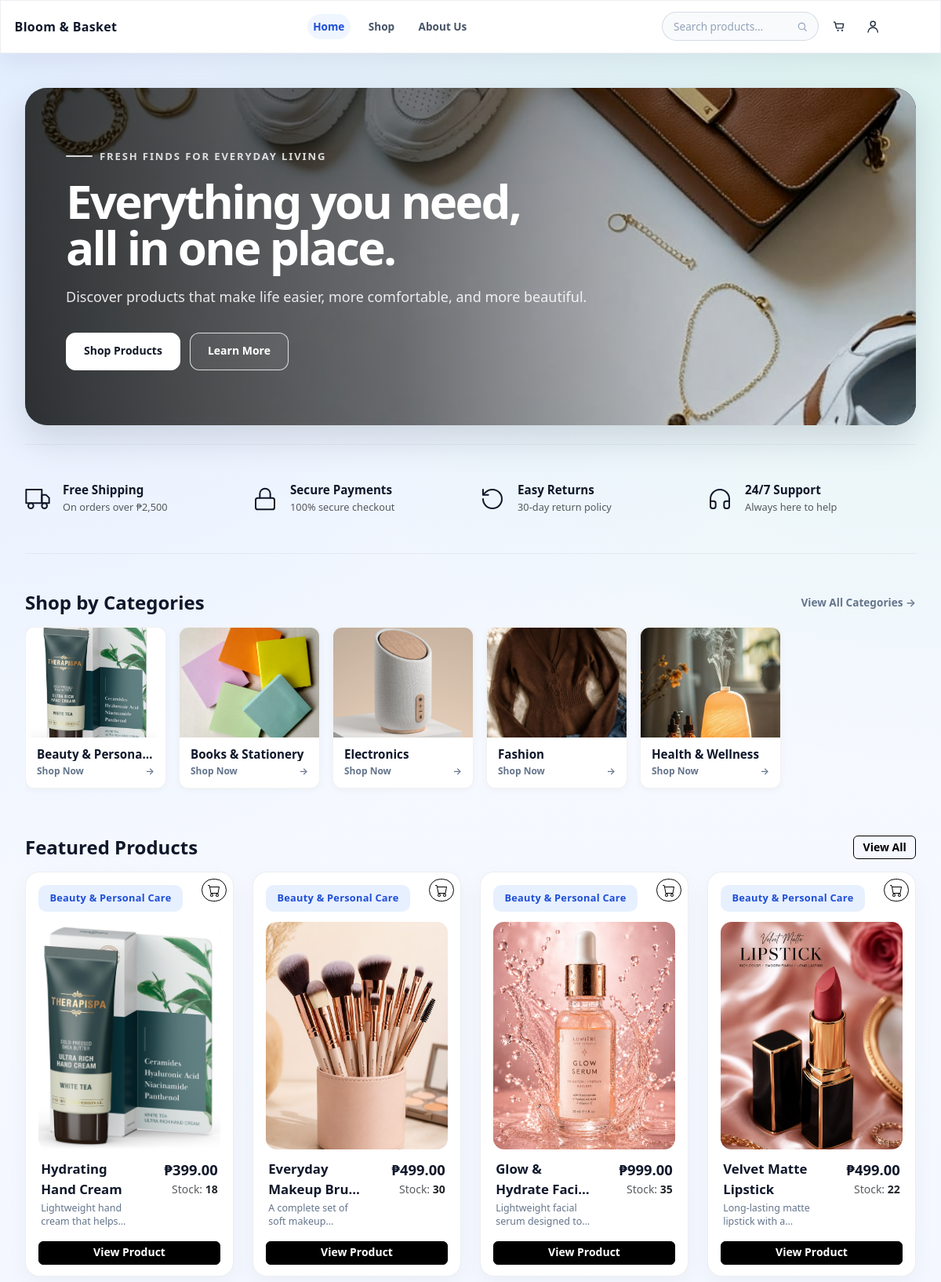
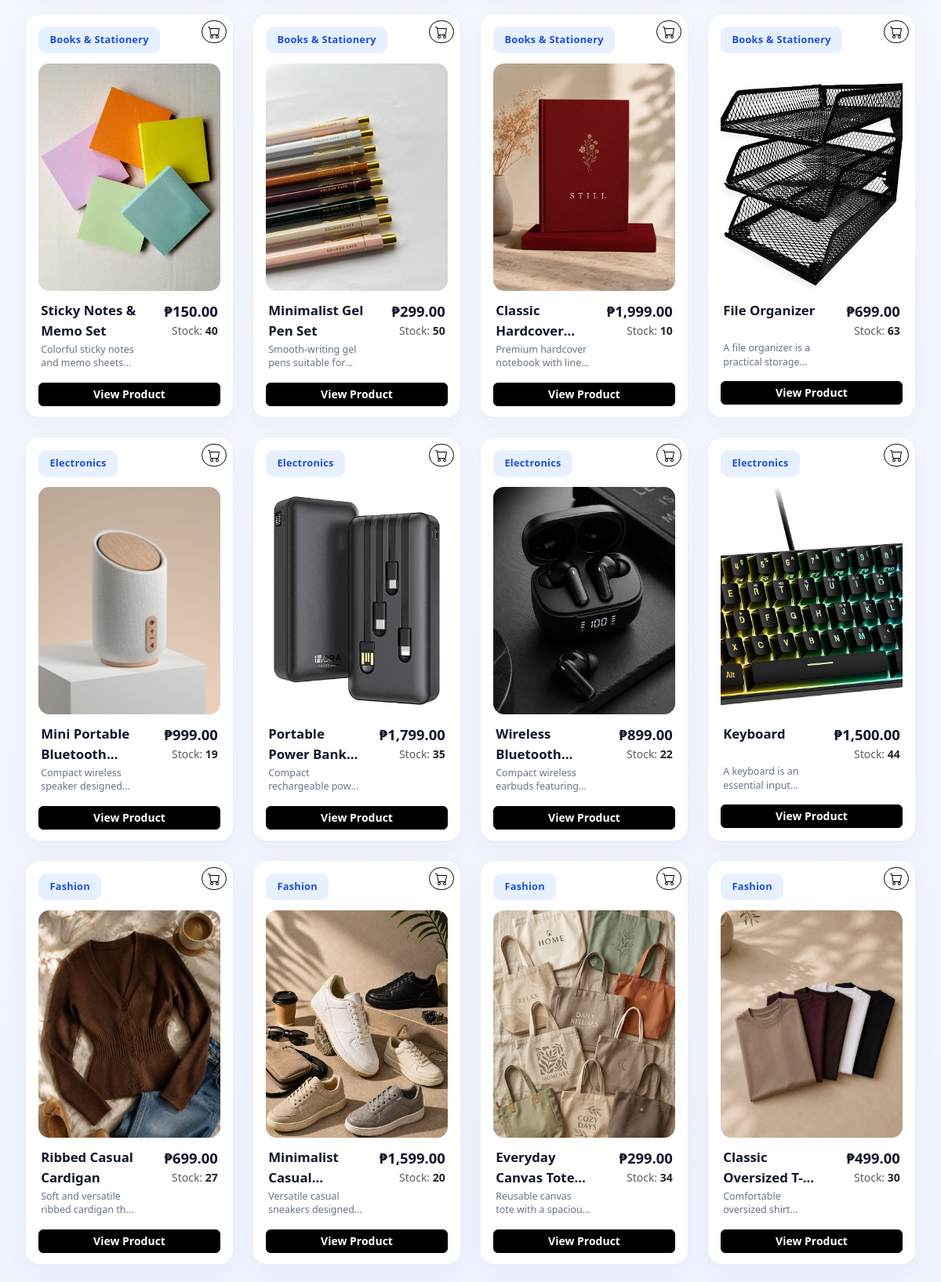
The page / (upper part) on the database its author committed (2 pictures, top to bottom).
### tables this page shows
CREATE TABLE `categories` (
  `category_id` int(11) NOT NULL AUTO_INCREMENT,
  `category_name` varchar(100) NOT NULL,
  `description` varchar(255) DEFAULT NULL,
  `created_at` timestamp NOT NULL DEFAULT current_timestamp(),
  PRIMARY KEY (`category_id`)
);

CREATE TABLE `products` (
  `product_id` int(11) NOT NULL AUTO_INCREMENT,
  `category_id` int(11) NOT NULL,
  `created_by` int(11) DEFAULT NULL,
  `updated_by` int(11) DEFAULT NULL,
  `product_name` varchar(150) NOT NULL,
  `description` text DEFAULT NULL,
  `price` decimal(10,2) NOT NULL,
  `stock_quantity` int(11) NOT NULL DEFAULT 0,
  `image_url` varchar(255) DEFAULT NULL,
  `created_at` timestamp NOT NULL DEFAULT current_timestamp(),
  PRIMARY KEY (`product_id`),
  KEY `fk_products_category` (`category_id`),
  KEY `fk_products_created_by` (`created_by`),
  KEY `fk_products_updated_by` (`updated_by`),
  CONSTRAINT `fk_products_category` FOREIGN KEY (`category_id`) REFERENCES `categories` (`category_id`) ON DELETE CASCADE ON UPDATE CASCADE,
  CONSTRAINT `fk_products_created_by` FOREIGN KEY (`created_by`) REFERENCES `admins` (`admin_id`) ON DELETE SET NULL ON UPDATE CASCADE,
  CONSTRAINT `fk_products_updated_by` FOREIGN KEY (`updated_by`) REFERENCES `admins` (`admin_id`) ON DELETE SET NULL ON UPDATE CASCADE
);

### index.php (the view, shortened to what this page needs)
<?php
$conn = getConnection();
$heroImage = 'assets/hero-photo.png';
$categoryRows = $conn->query(
    'SELECT category_id, category_name, description
     FROM categories
     ORDER BY category_name ASC'
)->fetch_all(MYSQLI_ASSOC);
$categoryHighlights = [];
foreach ($categoryRows as $category) {
    $stmt = $conn->prepare(
        'SELECT product_id, product_name, description, price, stock_quantity, image_url
         FROM products
         WHERE category_id = ?
         ORDER BY product_id DESC
         LIMIT 1'
    );
    $stmt->bind_param('i', $category['category_id']);
    $stmt->execute();
    $product = $stmt->get_result()->fetch_assoc();
    $categoryHighlights[] = [
        'category' => $category,
        'product' => $product,
    ];
}
$featuredProducts = $conn->query(
    'SELECT p.product_id, p.product_name, p.description, p.price, p.stock_quantity, p.image_url,
            p.category_id, c.category_name
     FROM products p
     INNER JOIN categories c ON p.category_id = c.category_id
    ORDER BY c.category_name ASC, p.created_at DESC, p.product_id DESC'
)->fetch_all(MYSQLI_ASSOC);
?>
<!DOCTYPE html>
<html lang="en">
<head>
    <link rel="stylesheet" href="https://cdn.jsdelivr.net/npm/bootstrap@5.3.3/dist/css/bootstrap.min.css">
    <link rel="stylesheet" href="assets/style.css">
    <link rel="stylesheet" href="assets/customer.css">
</head>
<body class="customer-ui customer-page">
<?php $customerActivePage = 'home'; require_once 'includes/customer_nav.php'; ?>
<div id="main-content">
    <div class="page-content">
        <section class="custom-hero mb-4">
            <img
                src="<?= htmlspecialchars($heroImage) ?>"
                alt="Featured products"
                class="custom-hero-image"
            >
            <div class="custom-hero-overlay"></div>
            <div class="custom-hero-content">
                <div class="custom-hero-eyebrow">Fresh finds for everyday living</div>
                <h1>
                    <span class="hero-line">Everything you need,</span>
                    <span class="hero-line">all in one place.</span>
                </h1>
                <p>Discover products that make life easier, more comfortable, and more beautiful.</p>
                <div class="custom-hero-actions">
                    <a href="shop.php" class="btn btn-light">Shop Products</a>
                    <a href="about_us.php" class="btn btn-outline-light">Learn More</a>
                </div>
            </div>
        </section>
        <section class="features-bar py-4 py-md-5 mb-5" style="border-bottom: 1px solid rgba(0,0,0,0.05); border-top: 1px solid rgba(0,0,0,0.05);">
            <div class="row g-4 text-center text-md-start justify-content-center">
                <div class="col-6 col-md-3 d-flex flex-column flex-md-row align-items-center justify-content-center justify-content-md-start gap-3">
                    <div class="feature-icon" style="color: #0f172a;">
                    </div>
                    <div>
                        <h6 class="mb-0 fw-bold" style="color: #0f172a; font-size: 0.95rem;">Free Shipping</h6>
                        <span class="text-muted" style="font-size: 0.8rem;">On orders over ₱2,500</span>
                    </div>
                </div>
                <div class="col-6 col-md-3 d-flex flex-column flex-md-row align-items-center justify-content-center justify-content-md-start gap-3">
                    <div class="feature-icon" style="color: #0f172a;">
                        <svg xmlns="http://www.w3.org/2000/svg" width="32" height="32" fill="none" stroke="currentColor" stroke-width="1.5" stroke-linecap="round" stroke-linejoin="round" viewBox="0 0 24 24">
                            <rect x="3" y="11" width="18" height="11" rx="2" ry="2"></rect>
                            <path d="M7 11V7a5 5 0 0 1 10 0v4"></path>
                        </svg>
                    </div>
                    <div>
                        <h6 class="mb-0 fw-bold" style="color: #0f172a; font-size: 0.95rem;">Secure Payments</h6>
                        <span class="text-muted" style="font-size: 0.8rem;">100% secure checkout</span>
                    </div>
                </div>
                <div class="col-6 col-md-3 d-flex flex-column flex-md-row align-items-center justify-content-center justify-content-md-start gap-3">
                    <div class="feature-icon" style="color: #0f172a;">
                        <svg xmlns="http://www.w3.org/2000/svg" width="32" height="32" fill="none" stroke="currentColor" stroke-width="1.5" stroke-linecap="round" stroke-linejoin="round" viewBox="0 0 24 24">
                            <path d="M3 12a9 9 0 1 0 9-9 9.75 9.75 0 0 0-6.74 2.74L3 8"></path>
                            <path d="M3 3v5h5"></path>
                        </svg>
                    </div>
                    <div>
                        <h6 class="mb-0 fw-bold" style="color: #0f172a; font-size: 0.95rem;">Easy Returns</h6>
                        <span class="text-muted" style="font-size: 0.8rem;">30-day return policy</span>
                    </div>
                </div>
                <div class="col-6 col-md-3 d-flex flex-column flex-md-row align-items-center justify-content-center justify-content-md-start gap-3">
                    <div class="feature-icon" style="color: #0f172a;">
                    </div>
                    <div>
                        <h6 class="mb-0 fw-bold" style="color: #0f172a; font-size: 0.95rem;">24/7 Support</h6>
                        <span class="text-muted" style="font-size: 0.8rem;">Always here to help</span>
                    </div>
                </div>
            </div>
        </section>
        <section class="mb-5">
            <div class="d-flex align-items-center justify-content-between gap-3 flex-wrap mb-3">
                <h2 class="fw-bold mb-0" style="font-size: clamp(1.2rem, 2vw, 1.5rem); color: #0f172a;">Shop by Categories</h2>
                <a href="shop.php" class="text-decoration-none fw-semibold" style="color: #64748b; font-size: 0.85rem;">View All Categories &rarr;</a>
            </div>
            <div class="category-cards-scroll">
                <?php foreach ($categoryHighlights as $highlight): ?>
                    <a href="shop.php?category=<?= (int)$highlight['category']['category_id'] ?>" class="category-card text-decoration-none">
                        <div class="category-card-img">
                            <?php if (!empty($highlight['product']['image_url'])): ?>
                                <img src="<?= htmlspecialchars($highlight['product']['image_url']) ?>" alt="<?= htmlspecialchars($highlight['category']['category_name']) ?>">
                            <?php else: ?>
                                <div class="no-img">No Image</div>
                            <?php endif; ?>
                        </div>
                        <div class="category-card-body">
                            <h3 class="category-card-title"><?= htmlspecialchars($highlight['category']['category_name']) ?></h3>
                            <div class="category-card-link">Shop Now <span>&rarr;</span></div>
                        </div>
                    </a>
                <?php endforeach; ?>
            </div>
        </section>
        <section class="mb-5">
            <div class="d-flex align-items-center justify-content-between gap-3 flex-wrap mb-3">
                <h2 class="fw-bold mb-0" style="font-size: clamp(1.5rem, 2vw, 2rem); color: #0f172a;">Featured Products</h2>
                <a href="shop.php" class="btn btn-outline-primary btn-sm fw-semibold">View All</a>
            </div>
            <?php if (empty($featuredProducts)): ?>
                <div class="card border-0 shadow-sm p-4 text-center text-muted">No featured products available right now.</div>
            <?php else: ?>
                <div class="row g-4">
                    <?php foreach ($featuredProducts as $product): ?>
                        <div class="col-md-6 col-lg-4 col-xl-3 featured-product-item" data-category-id="<?= (int)$product['category_id'] ?>">
                            <div class="featured-product-card h-100">
                                <div class="featured-product-header">
                                    <span class="featured-product-tag"><?= htmlspecialchars($product['category_name']) ?></span>
                                </div>
                                <div class="featured-product-visual">
                                    <?php if (!empty($product['image_url'])): ?>
                                        <a href="product_details.php?product_id=<?= (int)$product['product_id'] ?>">
                                            <img src="<?= htmlspecialchars($product['image_url']) ?>" alt="<?= htmlspecialchars($product['product_name']) ?>">
                                        </a>
                                    <?php else: ?>
                                        <a href="product_details.php?product_id=<?= (int)$product['product_id'] ?>" class="d-inline-block w-100">
                                            <div class="d-flex align-items-center justify-content-center text-muted fw-semibold" style="height: 340px;">No Image</div>
                                        </a>
                                    <?php endif; ?>
                                    <button type="button" class="featured-add-cart btn btn-outline-primary" data-product-id="<?= (int)$product['product_id'] ?>" title="Add to cart" aria-label="Add to cart">
                                    </button>
                                </div>
                                <div class="featured-product-footer">
                                    <div>
                                        <div class="featured-product-name"><?= htmlspecialchars($product['product_name']) ?></div>
                                        <div class="featured-product-desc"><?= htmlspecialchars($product['description'] ?? 'Beautiful essentials for everyday living.') ?></div>
                                    </div>
                                    <div>
                                        <div class="featured-product-price">&#8369;<?= number_format((float)$product['price'], 2) ?></div>
                                        <div class="featured-product-stock text-muted small">Stock: <span class="fw-semibold text-dark"><?= (int)$product['stock_quantity'] ?></span></div>
                                    </div>
                                </div>
                                <a href="product_details.php?product_id=<?= (int)$product['product_id'] ?>" class="btn btn-primary btn-sm w-100">View Product</a>
                            </div>
                        </div>
                    <?php endforeach; ?>
                </div>
            <?php endif; ?>
        </section>
    </div>
</div>
</body>
</html>

### assets/style.css (style rules this page uses)
body { background-color: #f5f6fa; font-family: 'Segoe UI', system-ui, -apple-system, sans-serif; }
.page-content { flex: 1; padding: 2rem; }
.btn { display: inline-flex; align-items: center; justify-content: center; gap: .4rem; font-size: .875rem; font-weight: 600; line-height: 1.2; padding: .55rem 1rem; border-radius: 8px; transition: all .18s ease; }
.btn-primary { background-color: #000000; border-color: #000000; color: #fff; font-size: .875rem; font-weight: 600; padding: .55rem 1.1rem; }
.btn-light { background-color: #fff; border-color: #fff; color: #0f172a; }
.btn-outline-light { color: #fff; border-color: rgba(255, 255, 255, .8); background: transparent; }
.btn-outline-primary { border-color: #000000; color: #000000; }
.btn-sm { padding: .35rem .7rem; border-radius: 6px; }

### assets/customer.css (style rules this page uses)
body.customer-ui { background: radial-gradient(circle at top left, rgba(59, 130, 246, .12), transparent 28%), radial-gradient(circle at top right, rgba(16, 185, 129, .12), transparent 24%), linear-gradient(180deg, #f8fbff 0%, #eef2ff 100%); }
body.customer-ui.customer-page { --customer-nav-space: 4.5rem; }
body.customer-ui.customer-page #main-content { min-height: 100vh; padding-top: calc(var(--customer-nav-space) + .5rem); }
.category-card { overflow: hidden; }
.featured-product-item { display: block; }
.featured-product-card { background: #fff; border: 1px solid rgba(148, 163, 184, .18); border-radius: 18px; box-shadow: 0 10px 30px rgba(15, 23, 42, .04); padding: 1rem 1rem .9rem; display: flex; flex-direction: column; gap: .8rem; }
.featured-product-header { display: flex; align-items: center; justify-content: flex-start; }
.featured-product-tag { display: inline-flex; align-items: center; justify-content: center; padding: .45rem .9rem; border-radius: 10px; background: rgba(59, 130, 246, .12); color: #1d4ed8; font-size: .8rem; font-weight: 700; letter-spacing: .02em; }
.featured-product-visual { background: linear-gradient(135deg, #f8fafc, #eef2f7); border-radius: 14px; overflow: hidden; aspect-ratio: 4 / 5; }
.featured-product-visual img { display: block; width: 100%; height: 100%; object-fit: cover; }
.featured-product-footer { display: flex; align-items: flex-start; justify-content: space-between; gap: 1rem; padding: 0 .2rem .2rem; }
.featured-product-footer>div:first-child { flex: 1 1 auto; min-width: 0; }
.featured-product-footer>div:last-child { flex: 0 0 auto; text-align: right; min-width: 5.5rem; }
.featured-product-name { font-size: 1.05rem; font-weight: 700; color: #0f172a; margin-bottom: .2rem; min-height: 2.9em; display: -webkit-box; line-clamp: 2; -webkit-line-clamp: 2; -webkit-box-orient: vertical; overflow: hidden; }
.featured-product-desc { color: #64748b; font-size: .78rem; line-height: 1.4; min-height: 2.8em; display: -webkit-box; line-clamp: 2; -webkit-line-clamp: 2; -webkit-box-orient: vertical; overflow: hidden; max-width: 100%; }
.featured-product-price { font-size: 1.15rem; font-weight: 800; white-space: nowrap; color: #0f172a; }

### rows shown on the page
categories: products.image_url (picture), category_name "Beauty & Persona…"
categories: products.image_url (picture), category_name "Books & Stationery"
categories: products.image_url (picture), category_name "Electronics"
categories: products.image_url (picture), category_name "Fashion"
categories: products.image_url (picture), category_name "Health & Wellness"
products: category.category_name "Beauty & Personal Care", image_url (picture), product_name "Hydrating Hand Cream", description "Lightweight hand cream that…", price "399.00", stock_quantity "18"
products: category.category_name "Beauty & Personal Care", image_url (picture), product_name "Everyday Makeup…", description "A complete set of soft…", price "499.00", stock_quantity "30"
products: category.category_name "Beauty & Personal Care", image_url (picture), product_name "Glow & Hydrate…", description "Lightweight facial serum designed…", price "999.00", stock_quantity "35"
products: category.category_name "Beauty & Personal Care", image_url (picture), product_name "Velvet Matte Lipstick", description "Long-lasting matte lipstick with…", price "499.00", stock_quantity "22"
products: category.category_name "Books & Stationery", image_url (picture), product_name "Sticky Notes & Memo Set", description "Colorful sticky notes and memo…", price "150.00", stock_quantity "40"
products: category.category_name "Books & Stationery", image_url (picture), product_name "Minimalist Gel Pen Set", description "Smooth-writing gel pens suitable…", price "299.00", stock_quantity "50"
products: category.category_name "Books & Stationery", image_url (picture), product_name "Classic…", description "Premium hardcover notebook with…", price "1,999.00", stock_quantity "10"
products: category.category_name "Books & Stationery", image_url (picture), product_name "File Organizer", description "A file organizer is a practical…", price "699.00", stock_quantity "63"
products: category.category_name "Electronics", image_url (picture), product_name "Mini Portable…", description "Compact wireless speaker…", price "999.00", stock_quantity "19"
products: category.category_name "Electronics", image_url (picture), product_name "Portable Power…", description "Compact rechargeable…", price "1,799.00", stock_quantity "35"
products: category.category_name "Electronics", image_url (picture), product_name "Wireless…", description "Compact wireless earbuds…", price "899.00", stock_quantity "22"
products: category.category_name "Electronics", image_url (picture), product_name "Keyboard", description "A keyboard is an essential…", price "1,500.00", stock_quantity "44"
products: category.category_name "Fashion", image_url (picture), product_name "Ribbed Casual Cardigan", description "Soft and versatile ribbed cardigan…", price "699.00", stock_quantity "27"
products: category.category_name "Fashion", image_url (picture), product_name "Minimalist…", description "Versatile casual sneakers…", price "1,599.00", stock_quantity "20"
products: category.category_name "Fashion", image_url (picture), product_name "Everyday Canvas…", description "Reusable canvas tote with a…", price "299.00", stock_quantity "34"
products: category.category_name "Fashion", image_url (picture), product_name "Classic…", description "Comfortable oversized…", price "499.00", stock_quantity "30"
